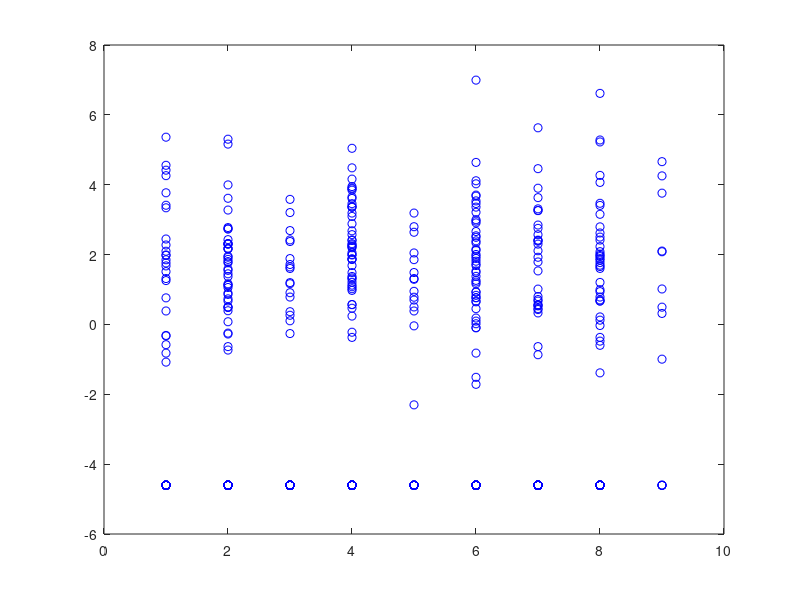
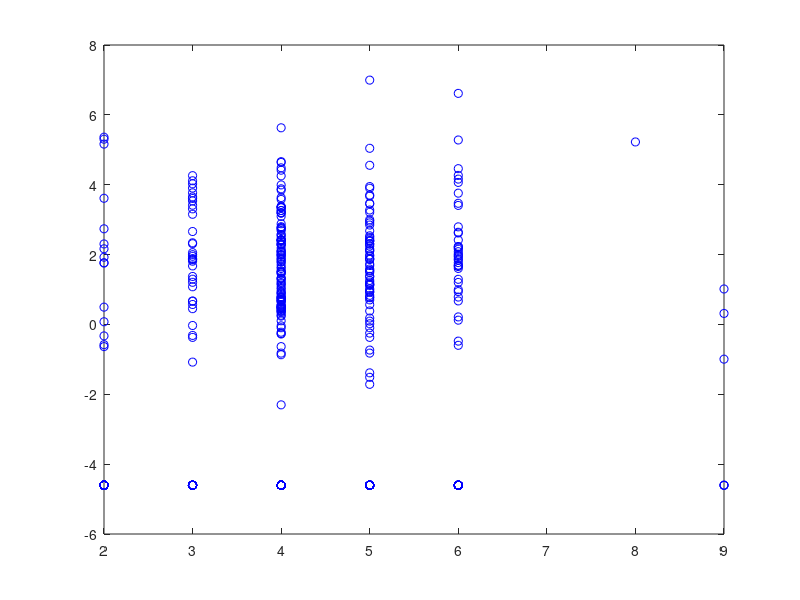
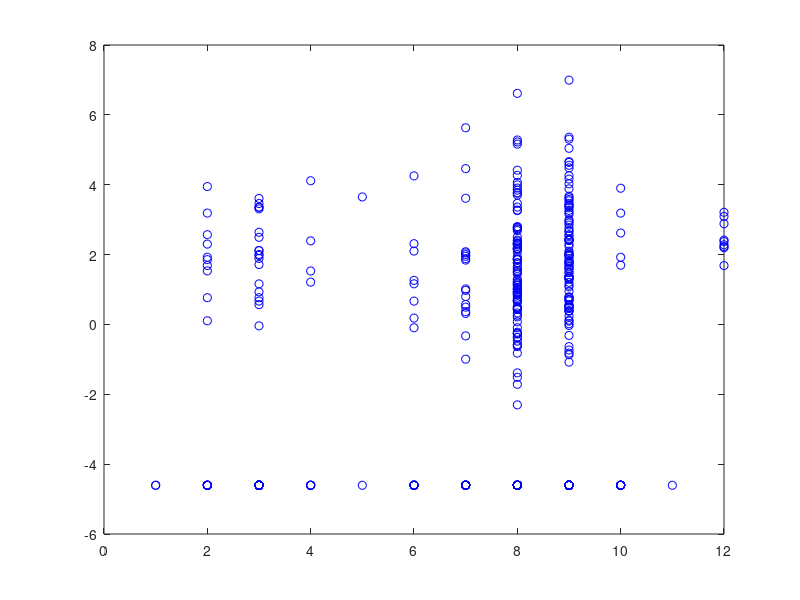
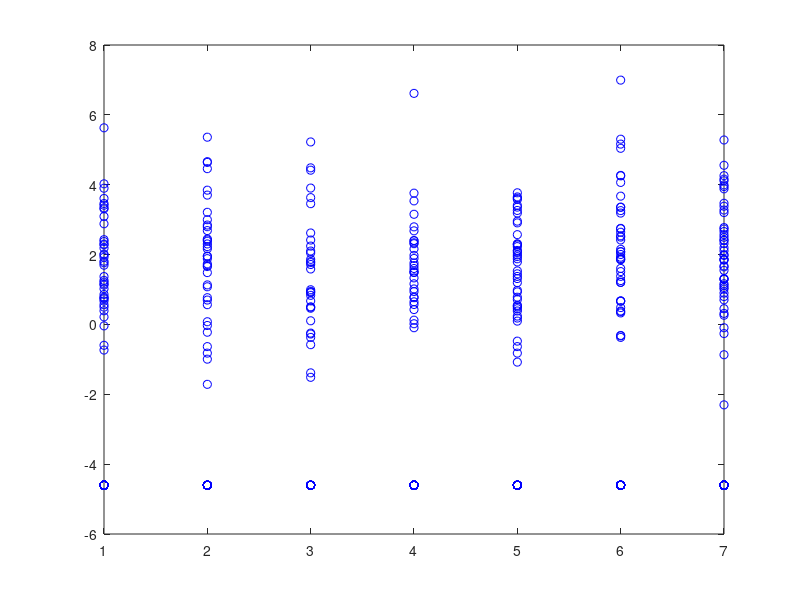

MATLAB code to generate these figures, in order:
x = importdata('forestfires.dat');
n = size(x);
n = n(1);
y = x(:, 13);   % Extract area as the wanted result
y = log(y+0.01)

% Loop over all attributes
for i=1:5
    % Make a scatter plot to have an idea of the model to use(Lineal,
    % Polynomial, etc).
    figure(i)
    plot(x(:, i), y, 'bo');
end